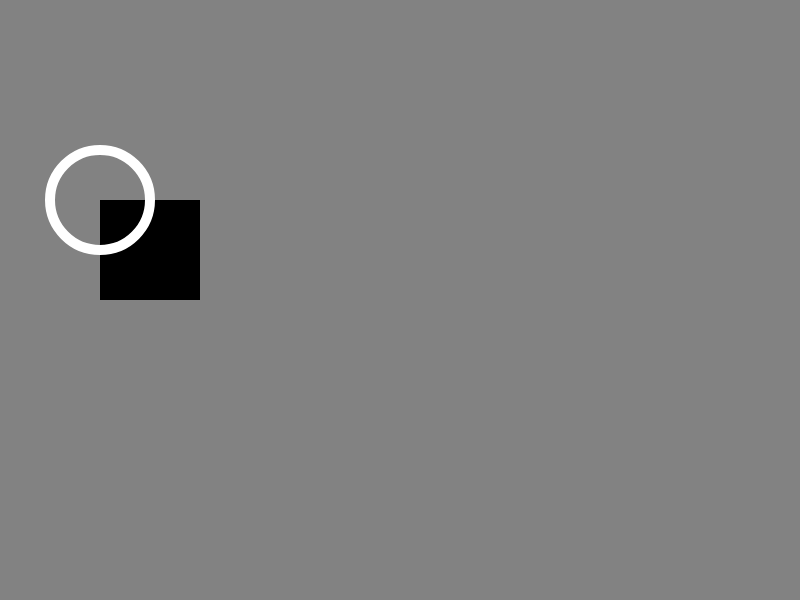
Frame 1 (no input)
Frame 60 (no input): identical to frame 1, image omitted
Frame 120 (the mouse pressed at the canvas centre since frame 60): identical to frame 1, image omitted

The p5.js sketch that drew this single still picture (run headless with seeded random() and noise() and a simulated clock; from frame 60 on, the mouse is pressed at the canvas centre):

// p5.js sketch
// ── sketch.js
function setup(){
    createCanvas(800, 600);
}

function draw(){
    background(130);
    fill(0);
    noStroke();
    rect(100, 200, 100, 100);
    noFill();
    //fill(255, 13, 100, 0);
    stroke(255);
    strokeWeight(10);
    ellipse(100, 200, 100, 100);
}
